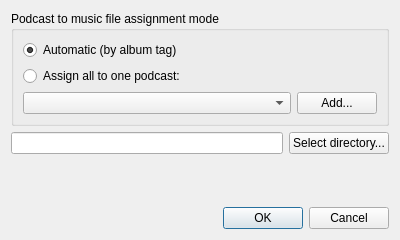
<?xml version="1.0" encoding="UTF-8"?>
<ui version="4.0">
 <class>AddDirectoryDialog</class>
 <widget class="QDialog" name="AddDirectoryDialog">
  <property name="geometry">
   <rect>
    <x>0</x>
    <y>0</y>
    <width>400</width>
    <height>240</height>
   </rect>
  </property>
  <property name="windowTitle">
   <string>Dialog</string>
  </property>
  <layout class="QVBoxLayout" name="verticalLayout_2">
   <item>
    <widget class="QGroupBox" name="groupBox">
     <property name="title">
      <string>Podcast to music file assignment mode</string>
     </property>
     <layout class="QVBoxLayout" name="verticalLayout">
      <item>
       <widget class="QRadioButton" name="assignAutomaticRadio">
        <property name="text">
         <string>Automatic (by album tag)</string>
        </property>
        <property name="checked">
         <bool>true</bool>
        </property>
       </widget>
      </item>
      <item>
       <widget class="QRadioButton" name="assignToOneRadio">
        <property name="text">
         <string>Assign all to one podcast:</string>
        </property>
       </widget>
      </item>
      <item>
       <layout class="QHBoxLayout" name="podcastChooseLayout">
        <item>
         <widget class="QComboBox" name="podcastCombo">
          <property name="sizePolicy">
           <sizepolicy hsizetype="Expanding" vsizetype="Fixed">
            <horstretch>0</horstretch>
            <verstretch>0</verstretch>
           </sizepolicy>
          </property>
         </widget>
        </item>
        <item>
         <widget class="QPushButton" name="podcastAddButton">
          <property name="text">
           <string>Add...</string>
          </property>
          <property name="icon">
           <iconset theme="list-add"/>
          </property>
         </widget>
        </item>
       </layout>
      </item>
     </layout>
    </widget>
   </item>
   <item>
    <layout class="QHBoxLayout" name="selectDirectoryLayout">
     <item>
      <widget class="QLineEdit" name="directoryEdit">
       <property name="readOnly">
        <bool>true</bool>
       </property>
      </widget>
     </item>
     <item>
      <widget class="QPushButton" name="selectDirectoryButton">
       <property name="text">
        <string>Select directory...</string>
       </property>
       <property name="icon">
        <iconset theme="archive-insert-directory"/>
       </property>
      </widget>
     </item>
    </layout>
   </item>
   <item>
    <spacer name="verticalSpacer">
     <property name="orientation">
      <enum>Qt::Vertical</enum>
     </property>
     <property name="sizeHint" stdset="0">
      <size>
       <width>20</width>
       <height>40</height>
      </size>
     </property>
    </spacer>
   </item>
   <item>
    <widget class="QDialogButtonBox" name="buttonBox">
     <property name="orientation">
      <enum>Qt::Horizontal</enum>
     </property>
     <property name="standardButtons">
      <set>QDialogButtonBox::Cancel|QDialogButtonBox::Ok</set>
     </property>
    </widget>
   </item>
  </layout>
 </widget>
 <resources/>
 <connections>
  <connection>
   <sender>buttonBox</sender>
   <signal>accepted()</signal>
   <receiver>AddDirectoryDialog</receiver>
   <slot>accept()</slot>
   <hints>
    <hint type="sourcelabel">
     <x>248</x>
     <y>254</y>
    </hint>
    <hint type="destinationlabel">
     <x>157</x>
     <y>274</y>
    </hint>
   </hints>
  </connection>
  <connection>
   <sender>buttonBox</sender>
   <signal>rejected()</signal>
   <receiver>AddDirectoryDialog</receiver>
   <slot>reject()</slot>
   <hints>
    <hint type="sourcelabel">
     <x>316</x>
     <y>260</y>
    </hint>
    <hint type="destinationlabel">
     <x>286</x>
     <y>274</y>
    </hint>
   </hints>
  </connection>
 </connections>
</ui>
